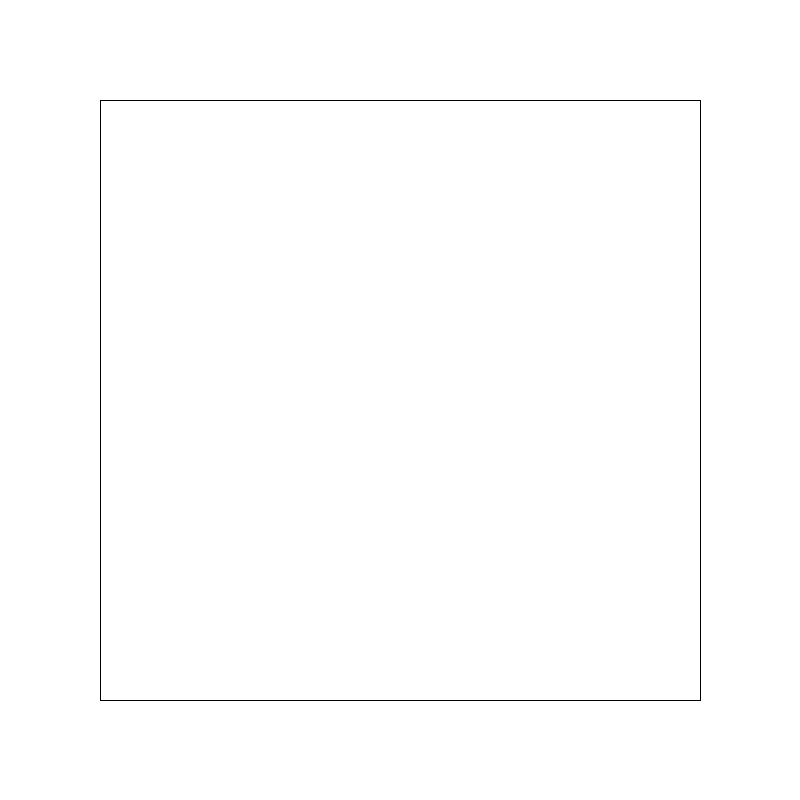
Frame 1 (no input)
Frame 60 (the mouse pressed at the canvas centre just before this capture): identical to frame 1, image omitted
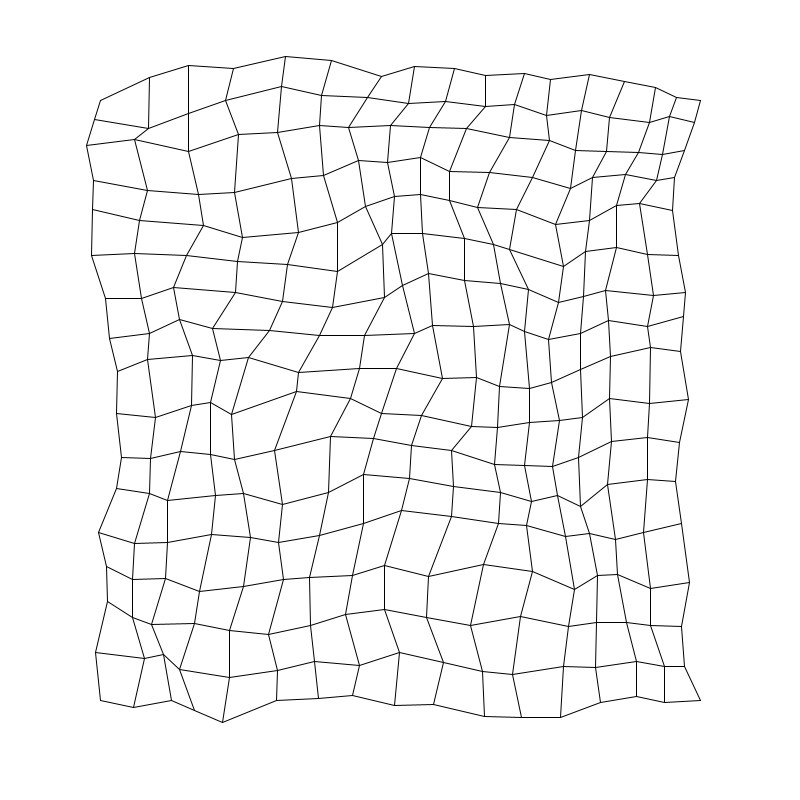
Frame 120 (the mouse held since frame 60 and released just before this capture)

The Processing sketch that drew these frames (run headless with seeded random() and noise(); from frame 60 on, the mouse is pressed at the canvas centre):

// Processing sketch: sketch_200707a
// ── sketch_200707a.pde
Cell[][] oldB, newB;
int levels, old_levels;
float scaleRange, old_scaleRange, xb, yb;




void setup()
{
  size(800, 800);
  levels = 8;
  scaleRange = 0.12;
  old_levels = levels;
  old_scaleRange = scaleRange;
}

void draw()
{
  xb = mouseX;
  yb = mouseY;
  levels = round( ( xb / 800 ) * 8 );
  scaleRange = mouseY * 10 / ( 8 * 5 );
  scaleRange = scaleRange / 1000;
  // println(xb + ":" + levels + " " + yb + ":" + scaleRange);
  if ((old_levels != levels) || (old_scaleRange != scaleRange))
  {
    background(255);
    int level=0;
    int n=2;
    oldB = new Cell[n][n];
    oldB[0][0] = new Cell(100, 100);
    oldB[0][1] = new Cell(100, 700);
    oldB[1][0] = new Cell(700, 100);
    oldB[1][1] = new Cell(700, 700);

    //  println (oldB[1][1].x + " " + oldB[1][1].y);

    // calculate result  
    while (level<levels)
    {
      n=2*n-1;
      newB = new Cell[n][n];
      for (int i=0; i<n; i++) {
        for (int j=0; j<n; j++) {
          if (((i%2) == 0) && ((j%2) == 0)) {
            int ii = i/2;
            int jj = j/2;
            newB[i][j] = new Cell(oldB[ii][jj].x, oldB[ii][jj].y);
          } 
          else if (((i%2) == 0) && ((j%2) == 1)) {
            int ii = i/2;
            int jj = (j-1)/2;
            float x=( oldB[ii][jj].x + oldB[ii][jj+1].x ) / 2;
            float y=( oldB[ii][jj].y + oldB[ii][jj+1].y ) / 2;
            float d= sqrt( sq(oldB[ii][jj].x - oldB[ii][jj+1].x) + sq(oldB[ii][jj].y - oldB[ii][jj+1].y) );
            float rng = d*scaleRange;
            float xu = random(-rng, rng);
            float yu = random(-rng, rng);
            //            print("p[" + ii + "][" + jj + "]=(" + oldB[ii][jj].x + "," + oldB[ii][jj].y + ") p[");
            //            println(ii + "][" + (jj+1) + "]=(" + oldB[ii][jj+1].x + "," + oldB[ii][jj+1].y + ")");
            //            println(x + " " + y + " " + d + " " + rng + " " + xu + " " + yu);
            newB[i][j] = new Cell(x+xu, y+yu);
          } 
          else if (((i%2) == 1) && ((j%2) == 0)) {
            int ii = (i-1)/2;
            int jj = j/2;
            float x=( oldB[ii][jj].x + oldB[ii+1][jj].x ) / 2;
            float y=( oldB[ii][jj].y + oldB[ii+1][jj].y ) / 2;
            float d= sqrt( sq(oldB[ii][jj].x - oldB[ii+1][jj].x) + sq(oldB[ii][jj].y - oldB[ii+1][jj].y) );
            float rng = d*scaleRange;
            float xu = random(-rng, rng);
            float yu = random(-rng, rng);
            newB[i][j] = new Cell(x+xu, y+yu);
          } 
          else if (((i%2) == 1) && ((j%2) == 1)) {
            int ii = (i-1)/2;
            int jj = (j-1)/2;
            float x=( oldB[ii][jj].x + oldB[ii+1][jj+1].x ) / 2;
            float y=( oldB[ii][jj].y + oldB[ii+1][jj+1].y ) / 2;
            float d= sqrt( sq(oldB[ii][jj].x - oldB[ii+1][jj+1].x) + sq(oldB[ii][jj].y - oldB[ii+1][jj+1].y) );
            float rng = d * scaleRange * 0.7;
            float xu = random(-rng, rng);
            float yu = random(-rng, rng);
            newB[i][j] = new Cell(x+xu, y+yu);
          }
        }
      }
      level ++;
      oldB = newB;
      // println(level);
    }

    // draw result
    // println("draw init");
    for (int i=0; i<n; i++) {
      for (int j=0; j<n; j++) {
        if ((i<n-1) && (j<n-1)) {
          line( oldB[i][j].x, oldB[i][j].y, oldB[i][j+1].x, oldB[i][j+1].y);
          line( oldB[i][j].x, oldB[i][j].y, oldB[i+1][j].x, oldB[i+1][j].y);
        } 
        else if ((i == (n-1)) && (j<n-1)) {
          line( oldB[i][j].x, oldB[i][j].y, oldB[i][j+1].x, oldB[i][j+1].y);
        } 
        else if ((i<n-1) && (j == (n-1))) {
          line( oldB[i][j].x, oldB[i][j].y, oldB[i+1][j].x, oldB[i+1][j].y);
        }
      }
    }
    old_levels = levels;
    old_scaleRange = scaleRange;
    // println("call");
  }
}


class Cell {
  // A cell object knows about its location in the grid as well as its size with the variables x,y,w,h.
  float x, y;   // x,y location

  // Cell Constructor
  Cell(float tempX, float tempY) {
    x = tempX;
    y = tempY;
  }
}
